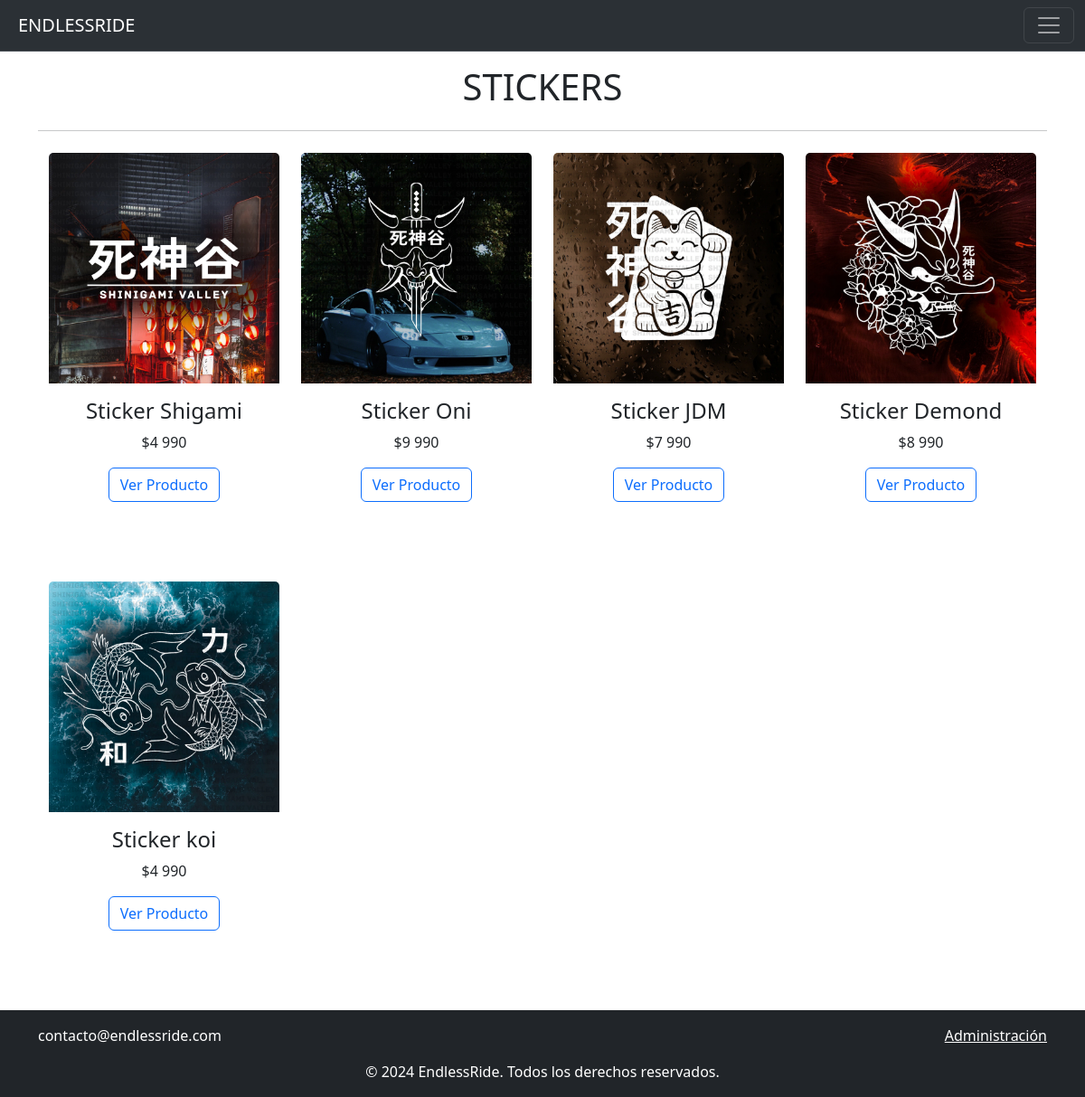
/shop/stickers, run on the app's committed database.
### shop/models.py (models this page shows, shortened)
class Producto (models.Model):
    nombre = models.CharField(max_length=255)
    stock = models.IntegerField()
    precio = models.IntegerField(default=0)
    descripcion = models.TextField(null=True)
    categoria = models.ForeignKey(Categoria, on_delete= models.CASCADE)
    creado_en = models.DateTimeField(default=timezone.now)
    imagen = models.ImageField(upload_to="productos", null=True)

### shop/views.py (the view)
# urls.py: path('stickers', views.stickers, name='stickers'),
def stickers(request):
    productos = Producto.objects.filter(categoria_id=1)
    return render(request, 'stickers.html', {'productos': productos})

### shop/context_processor.py (called while the page is built)
def total_carrito(request):
    total = 0.0
    if request.user.is_authenticated:
        if 'carrito' in request.session.keys():
            for key, value in request.session["carrito"].items():
                total += float(value["acumulado"])
    return {"total_carrito": total}

### shop/templates/stickers.html (shortened to what this page needs)
{% extends 'base.html' %}
{% block content %}
    <br>
    <div class="mt-5 text-center">
        <h1>STICKERS</h1>
        <hr class="my-4">
    </div>
    {% load humanize %}
    <div class="container mt-4">
        <div class="row">
            {% for producto in productos %}
            <div class="col-12 col-sm-6 col-md-4 col-lg-3 mb-4 ">
                <div class="card h-100 border-0" >
                    {% if producto.imagen %}
                    <a href="{% url 'shop:detalle' producto.id %}"><img src="{{ producto.imagen.url }}" class="card-img-top img-fluid d-block" alt="{{ producto.nombre }}"></a>
                    {% endif %}
                    <div class="card-body">
                        <h4 class="card-title text-center">{{ producto.nombre }}</h4>
                        <p class="card-text text-center">${{ producto.precio|intcomma }}</p>
                        <div class="text-center mb-5">
                            <a href="{% url 'shop:detalle' producto.id %}" class="btn btn-outline-primary">Ver Producto</a>
                        </div>
                    </div>
                </div>
            </div>
            {% endfor %}
        </div>
    </div>
{% endblock %}

### shop/static/css/style.css (style rules this page uses)
div h1 { font-size: 40px; }

### templates/base.html (style rules this page uses)
html, body { height: 100%; margin: 0; }

### data on the page
Producto: imagen (picture), nombre "Sticker Shigami", precio "4 990"
Producto: imagen (picture), nombre "Sticker Oni", precio "9 990"
Producto: imagen (picture), nombre "Sticker JDM", precio "7 990"
Producto: imagen (picture), nombre "Sticker Demond", precio "8 990"
Producto: imagen (picture), nombre "Sticker koi", precio "4 990"
